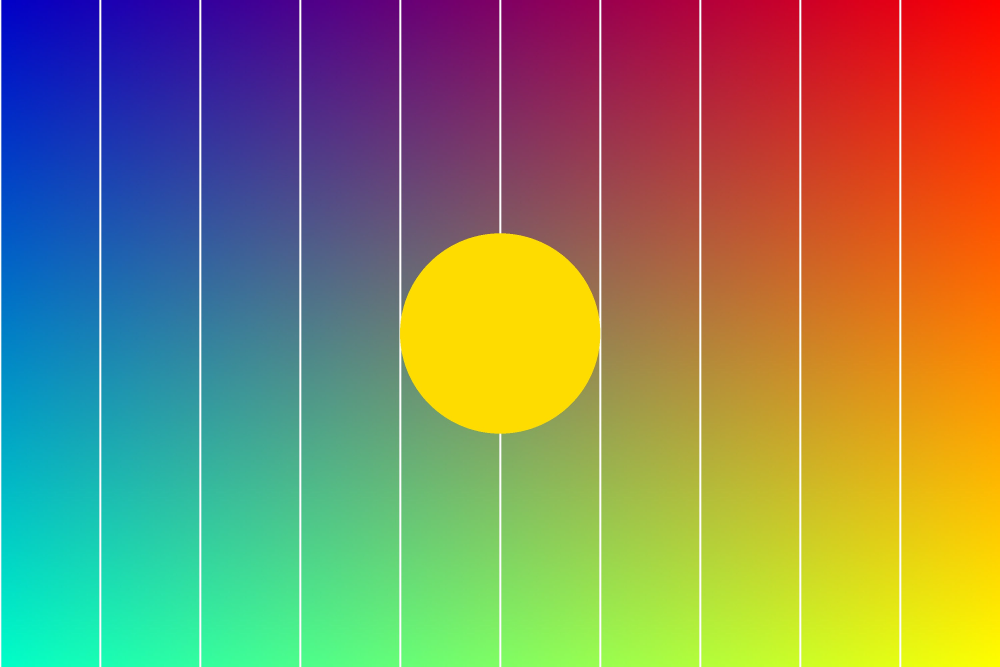
#> input picture tests/aset/foto_lebar.jpg, 3000 x 2000 px (shown at 1/3 size)
$ python ekstrak_palet.py ../tests/aset/foto_lebar.jpg
#> lines starting #> are read from the running program, lines starting #| are printed output that depends on the picture
"""Bantu membuat style dari gambar referensi: ambil warna dominan.

Pemakaian: python -m pipeline.ekstrak_palet styles/<id>/reference/*.png
Keluaran: daftar warna dominan + usulan latar/teks/aksen. Hasilnya saran awal;
tipografi, ritme gerak, dan tata letak dinilai dari gambar referensi oleh manusia atau Claude.
"""
import colorsys
import sys
from collections import Counter

import numpy as np
from PIL import Image


def dominan(paths, jumlah=8):
#> called with jumlah = 8
    hitung = Counter()
    for p in paths:
        im = Image.open(p).convert("RGB")
#> im is the input picture: PIL image 3000x2000 RGB; mean R, G, B 135.5, 133.7, 97.6
        im.thumbnail((200, 200))
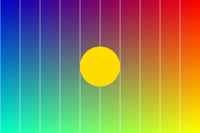
#> im: PIL image 200x133 RGB; mean R, G, B 135.5, 133.7, 97.5
        q = im.quantize(colors=jumlah, method=Image.MEDIANCUT).convert("RGB")
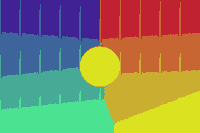
#> q: PIL image 200x133 RGB; mean R, G, B 136.6, 133.9, 96.6
        hitung.update(map(tuple, np.array(q).reshape(-1, 3).tolist()))
    total = sum(hitung.values())
#> total = 26600
    return [(c, n / total) for c, n in hitung.most_common(jumlah)]


def aksen_jenuh(paths, jumlah=5, min_sat=0.5, min_val=0.35):
    """Warna beraksen: hanya piksel jenuh dan cukup terang, dikelompokkan per kuantisasi 16 level.
    Menangkap elemen kecil (label merah, helm oranye) yang tertutup warna latar pada palet dominan."""
    hitung, total = Counter(), 0
    for p in paths:
        im = Image.open(p).convert("RGB")
        im.thumbnail((240, 240))
        arr = np.array(im).reshape(-1, 3)
        mx, mn = arr.max(axis=1).astype(float), arr.min(axis=1).astype(float)
        sat = np.where(mx > 0, (mx - mn) / np.maximum(mx, 1), 0)
        pilih = arr[(sat >= min_sat) & (mx / 255 >= min_val)]
        total += len(arr)
        if len(pilih):
            q = (pilih // 16) * 16 + 8
            hitung.update(map(tuple, q.tolist()))
    return [(c, n / max(total, 1)) for c, n in hitung.most_common(jumlah)]


def hex_(c):
    return "#{:02X}{:02X}{:02X}".format(*c)


def usulan(warna):
    def sat(c):
        return colorsys.rgb_to_hsv(*(v / 255 for v in c))[1]

    def terang(c):
        return sum(c) / 3
    daftar = [c for c, _ in warna]
    latar = max(warna, key=lambda x: x[1])[0]
    teks = max(daftar, key=lambda c: abs(terang(c) - terang(latar)))
    aksen = max((c for c in daftar if c not in (latar, teks)), key=lambda c: sat(c) * (0.4 + abs(terang(c) - terang(latar)) / 255), default=teks)
    return {"latar": hex_(latar), "teks": hex_(teks), "aksen": hex_(aksen)}


if __name__ == "__main__":
    if len(sys.argv) < 2:
        sys.exit(__doc__)
    w = dominan(sys.argv[1:])
#> w = [((219, 227, 32), 0.13), ((201, 174, 48), 0.129), ((192, 34, 50), 0.125), ((199, 101, 51), 0.125), ((75, 227, 145), 0.125), ((62, 100, 156), 0.124), ((64, 34, 149), 0.124), ((70, 170, 150), 0.118)]
    print("Warna dominan:")
    for c, p in w:
        print(f"  {hex_(c)}  {p * 100:5.1f}%")
#> this loop made 8 passes
#> (c, p) on passes 1 to 8: ((219, 227, 32), 0.13), ((201, 174, 48), 0.129), ((192, 34, 50), 0.125), ((199, 101, 51), 0.125), ((75, 227, 145), 0.125), ((62, 100, 156), 0.124), ((64, 34, 149), 0.124), ((70, 170, 150), 0.118)
#|   #DBE320   13.0%
#|   #C9AE30   12.9%
#|   #C02232   12.5%
#|   #C76533   12.5%
#|   #4BE391   12.5%
#|   #3E649C   12.4%
#|   #402295   12.4%
#|   #46AA96   11.8%
    print("Warna beraksen (piksel jenuh):")
    for c, p in aksen_jenuh(sys.argv[1:]):
#> in aksen_jenuh, `total += len(arr)`: total = 38400
        print(f"  {hex_(c)}  {p * 100:5.2f}% dari seluruh gambar")
    print("usulan awal:", usulan(w), "(saran kasar; periksa visual dan sesuaikan)")
#> in usulan, `latar = max(warna, key=lambda x: x[1])[0]`: latar = (219, 227, 32)
#| usulan awal: {'latar': '#DBE320', 'teks': '#402295', 'aksen': '#C02232'} (saran kasar; periksa visual dan sesuaikan)
